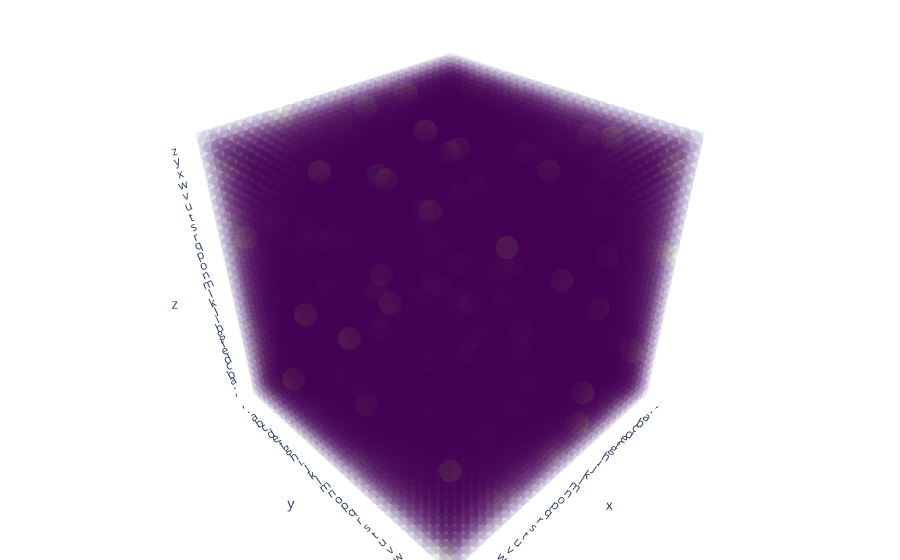

Notebook code cell kept with this figure:
### Code cell
import plotly.graph_objects as go

def ngram_matrix(ngrams):
    assert len(ngrams) > 0
    dim = len(ngrams[0])
    matrix = np.zeros([len(chars)]*dim)
    for ngram in ngrams:
        matrix[tuple(map(c2i, ngram))] += 1
    return matrix

plt.figure(figsize=(6,6))
plt.title("unigram matrix")
plt.imshow(ngram_matrix(unigrams).reshape(1,-1))
plt.xticks(range(len(chars)), list(chars))
plt.yticks([])
plt.show()

plt.figure(figsize=(6,6))
plt.title("bigram matrix")
plt.imshow(ngram_matrix(bigrams))
plt.xticks(range(len(chars)), list(chars))
plt.yticks(range(len(chars)), list(chars))
plt.show()

# Create a 5x5x5 array filled with random values
data = ngram_matrix(trigrams)
data = np.log(data + 1e-8)

# Create x, y, z coordinates
x, y, z = np.indices(data.shape)

# Create a 3D scatter plot
fig = go.Figure(data=go.Scatter3d(
    x=x.flatten(),
    y=y.flatten(),
    z=z.flatten(),
    mode='markers',
    marker=dict(
        size=8,
        color=data.flatten(),  # set color to an array/list of desired values
        colorscale='Viridis',  # choose a colorscale
        opacity=0.1
    ),
))

# Update plot layout
fig.update_layout(
    margin=dict(l=0, r=0, b=0, t=0),
    scene=dict(
        xaxis=dict(range=[0, len(chars)], tickvals=list(range(len(chars))), ticktext=list(chars)),
        yaxis=dict(range=[0, len(chars)], tickvals=list(range(len(chars))), ticktext=list(chars)),
        zaxis=dict(range=[0, len(chars)], tickvals=list(range(len(chars))), ticktext=list(chars))
    )
)

fig.show()

### Figure 1 — Plotly figure (JSON) as saved in the notebook; plotly's stock layout.template omitted (floating-point values rounded to 4 significant figures; data arrays with more than 128 entries replaced by an {"elided": "..."} marker saying what was removed)
{"data": [{"marker": {"color": {"elided": "24389 float values"}, "colorscale": [[0, "#440154"], [0.1111, "#482878"], [0.2222, "#3e4989"], [0.3333, "#31688e"], [0.4444, "#26828e"], [0.5556, "#1f9e89"], [0.6667, "#35b779"], [0.7778, "#6ece58"], [0.8889, "#b5de2b"], [1, "#fde725"]], "opacity": 0.1, "size": 8}, "mode": "markers", "type": "scatter3d", "x": {"elided": "24389 int values"}, "y": {"elided": "24389 int values"}, "z": {"elided": "24389 int values"}}], "layout": {"margin": {"b": 0, "l": 0, "r": 0, "t": 0}, "scene": {"xaxis": {"range": [0, 29], "ticktext": [" ", ",", ".", "a", "b", "c", "d", "e", "f", "g", "h", "i", "j", "k", "l", "m", "n", "o", "p", "q", "r", "s", "t", "u", "v", "w", "x", "y", "z"], "tickvals": [0, 1, 2, 3, 4, 5, 6, 7, 8, 9, 10, 11, 12, 13, 14, 15, 16, 17, 18, 19, 20, 21, 22, 23, 24, 25, 26, 27, 28]}, "yaxis": {"range": [0, 29], "ticktext": [" ", ",", ".", "a", "b", "c", "d", "e", "f", "g", "h", "i", "j", "k", "l", "m", "n", "o", "p", "q", "r", "s", "t", "u", "v", "w", "x", "y", "z"], "tickvals": [0, 1, 2, 3, 4, 5, 6, 7, 8, 9, 10, 11, 12, 13, 14, 15, 16, 17, 18, 19, 20, 21, 22, 23, 24, 25, 26, 27, 28]}, "zaxis": {"range": [0, 29], "ticktext": [" ", ",", ".", "a", "b", "c", "d", "e", "f", "g", "h", "i", "j", "k", "l", "m", "n", "o", "p", "q", "r", "s", "t", "u", "v", "w", "x", "y", "z"], "tickvals": [0, 1, 2, 3, 4, 5, 6, 7, 8, 9, 10, 11, 12, 13, 14, 15, 16, 17, 18, 19, 20, 21, 22, 23, 24, 25, 26, 27, 28]}}}}
